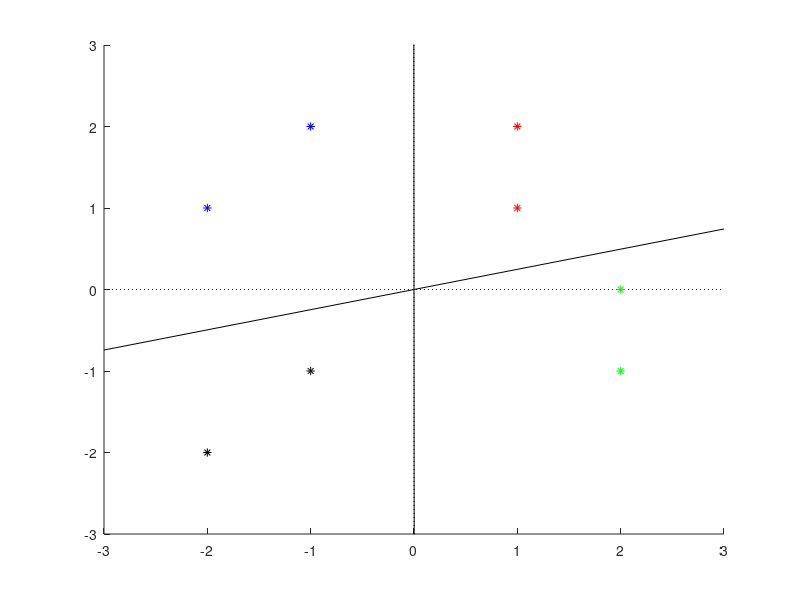

MATLAB code to generate this figure:
close all
clear, clc

s = 'Hebb Model';
x = [ 1  1   2  2 -1 -2  -1 -2;
      1  2  -1  0  2  1  -1 -2 ];
y = [ 0  0   0  0  1  1   1  1
      0  0   1  1  0  0   1  1];

% w = [0 0; 0 0];
w = randn(2,2);

fprintf('%s\n',s)
disp('w = ')
disp(w)

n = 0;
N = size(y,2);
IteN = 1000;
for Ite = 1 : IteN
    n = 1 + mod(n,N);
    fprintf('Ite = %g ( %g.Veri )\n',Ite,n)
    net = w*x(:,n);
    f = double( net >= 0 );
    fprintf('Net = %g, f = %g, y = %g\n',net,f,y(n))

    dw = y(:,n)*x(:,n)';
    w = w + dw;

    disp('dw = ')
    disp(dw)
    disp('w = ')
    disp(w)
end
x1 = [-3 3];
x2 = - w(1,1)*x1 / w(1,2);
x3 = - w(2,1)*x1 / w(2,2);


hold on
plot([-3 3],[0 0],'b:')
plot([0 0],[-3 3],'b:')
gec = y(1,:)==0 & y(2,:)==0;
plot(x(1,gec),x(2,gec),'r*')
gec = y(1,:)==0 & y(2,:)==1;
plot(x(1,gec),x(2,gec),'g*')
gec = y(1,:)==1 & y(2,:)==0;
plot(x(1,gec),x(2,gec),'b*')
gec = y(1,:)==1 & y(2,:)==1;
plot(x(1,gec),x(2,gec),'k*')
plot(x1,x2,'k')
plot(x1,x3,'k')
axis([-3 3 -3 3])

